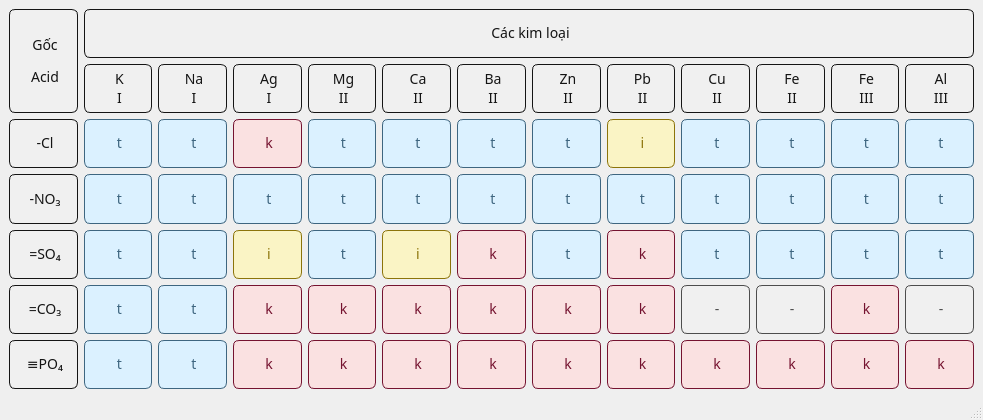
<?xml version="1.0" encoding="UTF-8"?>
<ui version="4.0">
 <class>MainWindow</class>
 <widget class="QMainWindow" name="MainWindow">
  <property name="geometry">
   <rect>
    <x>0</x>
    <y>0</y>
    <width>983</width>
    <height>420</height>
   </rect>
  </property>
  <property name="windowTitle">
   <string>Solubility Chart</string>
  </property>
  <widget class="QWidget" name="centralwidget">
   <property name="styleSheet">
    <string notr="true">font-family:montserrat;
font-size:14px;
color:#751330</string>
   </property>
   <layout class="QGridLayout" name="gridLayout">
    <item row="3" column="5">
     <widget class="QLabel" name="CaNO3_2">
      <property name="styleSheet">
       <string notr="true">border: 1px solid #3e6680;
color:#3e6680;
border-radius: 6px;
background-color: #dbf1ff;</string>
      </property>
      <property name="text">
       <string>&lt;html&gt;&lt;head/&gt;&lt;body&gt;&lt;p align=&quot;center&quot;&gt;t&lt;/p&gt;&lt;/body&gt;&lt;/html&gt;</string>
      </property>
     </widget>
    </item>
    <item row="3" column="3">
     <widget class="QLabel" name="AgNO3">
      <property name="styleSheet">
       <string notr="true">border: 1px solid #3e6680;
color:#3e6680;
border-radius: 6px;
background-color: #dbf1ff;</string>
      </property>
      <property name="text">
       <string>&lt;html&gt;&lt;head/&gt;&lt;body&gt;&lt;p align=&quot;center&quot;&gt;t&lt;/p&gt;&lt;/body&gt;&lt;/html&gt;</string>
      </property>
     </widget>
    </item>
    <item row="3" column="6">
     <widget class="QLabel" name="BaNO3_2">
      <property name="styleSheet">
       <string notr="true">border: 1px solid #3e6680;
color:#3e6680;
border-radius: 6px;
background-color: #dbf1ff;</string>
      </property>
      <property name="text">
       <string>&lt;html&gt;&lt;head/&gt;&lt;body&gt;&lt;p align=&quot;center&quot;&gt;t&lt;/p&gt;&lt;/body&gt;&lt;/html&gt;</string>
      </property>
     </widget>
    </item>
    <item row="3" column="7">
     <widget class="QLabel" name="ZnNO3_2">
      <property name="styleSheet">
       <string notr="true">border: 1px solid #3e6680;
color:#3e6680;
border-radius: 6px;
background-color: #dbf1ff;</string>
      </property>
      <property name="text">
       <string>&lt;html&gt;&lt;head/&gt;&lt;body&gt;&lt;p align=&quot;center&quot;&gt;t&lt;/p&gt;&lt;/body&gt;&lt;/html&gt;</string>
      </property>
     </widget>
    </item>
    <item row="3" column="9">
     <widget class="QLabel" name="CuNO3_2">
      <property name="styleSheet">
       <string notr="true">border: 1px solid #3e6680;
color:#3e6680;
border-radius: 6px;
background-color: #dbf1ff;</string>
      </property>
      <property name="text">
       <string>&lt;html&gt;&lt;head/&gt;&lt;body&gt;&lt;p align=&quot;center&quot;&gt;t&lt;/p&gt;&lt;/body&gt;&lt;/html&gt;</string>
      </property>
     </widget>
    </item>
    <item row="3" column="8">
     <widget class="QLabel" name="PbNO3_2">
      <property name="styleSheet">
       <string notr="true">border: 1px solid #3e6680;
color:#3e6680;
border-radius: 6px;
background-color: #dbf1ff;</string>
      </property>
      <property name="text">
       <string>&lt;html&gt;&lt;head/&gt;&lt;body&gt;&lt;p align=&quot;center&quot;&gt;t&lt;/p&gt;&lt;/body&gt;&lt;/html&gt;</string>
      </property>
     </widget>
    </item>
    <item row="3" column="11">
     <widget class="QLabel" name="FeNO3_3">
      <property name="styleSheet">
       <string notr="true">border: 1px solid #3e6680;
color:#3e6680;
border-radius: 6px;
background-color: #dbf1ff;</string>
      </property>
      <property name="text">
       <string>&lt;html&gt;&lt;head/&gt;&lt;body&gt;&lt;p align=&quot;center&quot;&gt;t&lt;/p&gt;&lt;/body&gt;&lt;/html&gt;</string>
      </property>
     </widget>
    </item>
    <item row="3" column="10">
     <widget class="QLabel" name="FeNO3_2">
      <property name="styleSheet">
       <string notr="true">border: 1px solid #3e6680;
color:#3e6680;
border-radius: 6px;
background-color: #dbf1ff;</string>
      </property>
      <property name="text">
       <string>&lt;html&gt;&lt;head/&gt;&lt;body&gt;&lt;p align=&quot;center&quot;&gt;t&lt;/p&gt;&lt;/body&gt;&lt;/html&gt;</string>
      </property>
     </widget>
    </item>
    <item row="2" column="5">
     <widget class="QLabel" name="CaCl2">
      <property name="styleSheet">
       <string notr="true">border: 1px solid #3e6680;
color:#3e6680;
border-radius: 6px;
background-color: #dbf1ff;</string>
      </property>
      <property name="text">
       <string>&lt;html&gt;&lt;head/&gt;&lt;body&gt;&lt;p align=&quot;center&quot;&gt;t&lt;/p&gt;&lt;/body&gt;&lt;/html&gt;</string>
      </property>
     </widget>
    </item>
    <item row="2" column="7">
     <widget class="QLabel" name="ZnCl2">
      <property name="styleSheet">
       <string notr="true">border: 1px solid #3e6680;
color:#3e6680;
border-radius: 6px;
background-color: #dbf1ff;</string>
      </property>
      <property name="text">
       <string>&lt;html&gt;&lt;head/&gt;&lt;body&gt;&lt;p align=&quot;center&quot;&gt;t&lt;/p&gt;&lt;/body&gt;&lt;/html&gt;</string>
      </property>
     </widget>
    </item>
    <item row="2" column="6">
     <widget class="QLabel" name="BaCl2">
      <property name="styleSheet">
       <string notr="true">border: 1px solid #3e6680;
color:#3e6680;
border-radius: 6px;
background-color: #dbf1ff;</string>
      </property>
      <property name="text">
       <string>&lt;html&gt;&lt;head/&gt;&lt;body&gt;&lt;p align=&quot;center&quot;&gt;t&lt;/p&gt;&lt;/body&gt;&lt;/html&gt;</string>
      </property>
     </widget>
    </item>
    <item row="2" column="0">
     <widget class="QLabel" name="label_Cl">
      <property name="styleSheet">
       <string notr="true">border: 1px solid #141414;
color: #141414;
border-radius: 6px;
background-color: #f0f0f0;</string>
      </property>
      <property name="text">
       <string>&lt;html&gt;&lt;head/&gt;&lt;body&gt;&lt;p align=&quot;center&quot;&gt;-Cl&lt;/p&gt;&lt;/body&gt;&lt;/html&gt;</string>
      </property>
     </widget>
    </item>
    <item row="2" column="1">
     <widget class="QLabel" name="KCl">
      <property name="styleSheet">
       <string notr="true">border: 1px solid #3e6680;
color:#3e6680;
border-radius: 6px;
background-color: #dbf1ff;</string>
      </property>
      <property name="text">
       <string>&lt;html&gt;&lt;head/&gt;&lt;body&gt;&lt;p align=&quot;center&quot;&gt;t&lt;/p&gt;&lt;/body&gt;&lt;/html&gt;</string>
      </property>
     </widget>
    </item>
    <item row="2" column="2">
     <widget class="QLabel" name="NaCl">
      <property name="styleSheet">
       <string notr="true">border: 1px solid #3e6680;
color:#3e6680;
border-radius: 6px;
background-color: #dbf1ff;</string>
      </property>
      <property name="text">
       <string>&lt;html&gt;&lt;head/&gt;&lt;body&gt;&lt;p align=&quot;center&quot;&gt;t&lt;/p&gt;&lt;/body&gt;&lt;/html&gt;</string>
      </property>
     </widget>
    </item>
    <item row="2" column="4">
     <widget class="QLabel" name="MgCl2">
      <property name="styleSheet">
       <string notr="true">border: 1px solid #3e6680;
color:#3e6680;
border-radius: 6px;
background-color: #dbf1ff;</string>
      </property>
      <property name="text">
       <string>&lt;html&gt;&lt;head/&gt;&lt;body&gt;&lt;p align=&quot;center&quot;&gt;t&lt;/p&gt;&lt;/body&gt;&lt;/html&gt;</string>
      </property>
     </widget>
    </item>
    <item row="5" column="1">
     <widget class="QLabel" name="K2CO3">
      <property name="styleSheet">
       <string notr="true">border: 1px solid #3e6680;
color:#3e6680;
border-radius: 6px;
background-color: #dbf1ff;</string>
      </property>
      <property name="text">
       <string>&lt;html&gt;&lt;head/&gt;&lt;body&gt;&lt;p align=&quot;center&quot;&gt;t&lt;/p&gt;&lt;/body&gt;&lt;/html&gt;</string>
      </property>
     </widget>
    </item>
    <item row="5" column="0">
     <widget class="QLabel" name="label_CO3">
      <property name="styleSheet">
       <string notr="true">border: 1px solid #141414;
color: #141414;
border-radius: 6px;
background-color: #f0f0f0;</string>
      </property>
      <property name="text">
       <string>&lt;html&gt;&lt;head/&gt;&lt;body&gt;&lt;p align=&quot;center&quot;&gt;=CO₃&lt;/p&gt;&lt;/body&gt;&lt;/html&gt;</string>
      </property>
     </widget>
    </item>
    <item row="2" column="3">
     <widget class="QLabel" name="AgCl">
      <property name="styleSheet">
       <string notr="true">border: 1px solid #751330;
border-radius: 6px;
background-color: #fae1e1;</string>
      </property>
      <property name="text">
       <string>&lt;html&gt;&lt;head/&gt;&lt;body&gt;&lt;p align=&quot;center&quot;&gt;k&lt;/p&gt;&lt;/body&gt;&lt;/html&gt;</string>
      </property>
     </widget>
    </item>
    <item row="5" column="2">
     <widget class="QLabel" name="Na2CO3">
      <property name="styleSheet">
       <string notr="true">border: 1px solid #3e6680;
color:#3e6680;
border-radius: 6px;
background-color: #dbf1ff;</string>
      </property>
      <property name="text">
       <string>&lt;html&gt;&lt;head/&gt;&lt;body&gt;&lt;p align=&quot;center&quot;&gt;t&lt;/p&gt;&lt;/body&gt;&lt;/html&gt;</string>
      </property>
     </widget>
    </item>
    <item row="2" column="9">
     <widget class="QLabel" name="CuCl2">
      <property name="styleSheet">
       <string notr="true">border: 1px solid #3e6680;
color:#3e6680;
border-radius: 6px;
background-color: #dbf1ff;</string>
      </property>
      <property name="text">
       <string>&lt;html&gt;&lt;head/&gt;&lt;body&gt;&lt;p align=&quot;center&quot;&gt;t&lt;/p&gt;&lt;/body&gt;&lt;/html&gt;</string>
      </property>
     </widget>
    </item>
    <item row="2" column="8">
     <widget class="QLabel" name="PbCl2">
      <property name="styleSheet">
       <string notr="true">border: 1px solid #8c740a;
color: #8c740a;
border-radius: 6px;
background-color: #faf4c5;</string>
      </property>
      <property name="text">
       <string>&lt;html&gt;&lt;head/&gt;&lt;body&gt;&lt;p align=&quot;center&quot;&gt;i&lt;/p&gt;&lt;/body&gt;&lt;/html&gt;</string>
      </property>
     </widget>
    </item>
    <item row="2" column="11">
     <widget class="QLabel" name="FeCl3">
      <property name="styleSheet">
       <string notr="true">border: 1px solid #3e6680;
color:#3e6680;
border-radius: 6px;
background-color: #dbf1ff;</string>
      </property>
      <property name="text">
       <string>&lt;html&gt;&lt;head/&gt;&lt;body&gt;&lt;p align=&quot;center&quot;&gt;t&lt;/p&gt;&lt;/body&gt;&lt;/html&gt;</string>
      </property>
     </widget>
    </item>
    <item row="2" column="10">
     <widget class="QLabel" name="FeCl2">
      <property name="styleSheet">
       <string notr="true">border: 1px solid #3e6680;
color:#3e6680;
border-radius: 6px;
background-color: #dbf1ff;</string>
      </property>
      <property name="text">
       <string>&lt;html&gt;&lt;head/&gt;&lt;body&gt;&lt;p align=&quot;center&quot;&gt;t&lt;/p&gt;&lt;/body&gt;&lt;/html&gt;</string>
      </property>
     </widget>
    </item>
    <item row="3" column="1">
     <widget class="QLabel" name="KNO3">
      <property name="styleSheet">
       <string notr="true">border: 1px solid #3e6680;
color:#3e6680;
border-radius: 6px;
background-color: #dbf1ff;</string>
      </property>
      <property name="text">
       <string>&lt;html&gt;&lt;head/&gt;&lt;body&gt;&lt;p align=&quot;center&quot;&gt;t&lt;/p&gt;&lt;/body&gt;&lt;/html&gt;</string>
      </property>
     </widget>
    </item>
    <item row="3" column="0">
     <widget class="QLabel" name="label_NO3">
      <property name="styleSheet">
       <string notr="true">border: 1px solid #141414;
color: #141414;
border-radius: 6px;
background-color: #f0f0f0;</string>
      </property>
      <property name="text">
       <string>&lt;html&gt;&lt;head/&gt;&lt;body&gt;&lt;p align=&quot;center&quot;&gt;-NO₃&lt;/p&gt;&lt;/body&gt;&lt;/html&gt;</string>
      </property>
     </widget>
    </item>
    <item row="2" column="12">
     <widget class="QLabel" name="AlCl3">
      <property name="styleSheet">
       <string notr="true">border: 1px solid #3e6680;
color:#3e6680;
border-radius: 6px;
background-color: #dbf1ff;</string>
      </property>
      <property name="text">
       <string>&lt;html&gt;&lt;head/&gt;&lt;body&gt;&lt;p align=&quot;center&quot;&gt;t&lt;/p&gt;&lt;/body&gt;&lt;/html&gt;</string>
      </property>
     </widget>
    </item>
    <item row="3" column="2">
     <widget class="QLabel" name="NaNO3">
      <property name="styleSheet">
       <string notr="true">border: 1px solid #3e6680;
color:#3e6680;
border-radius: 6px;
background-color: #dbf1ff;</string>
      </property>
      <property name="text">
       <string>&lt;html&gt;&lt;head/&gt;&lt;body&gt;&lt;p align=&quot;center&quot;&gt;t&lt;/p&gt;&lt;/body&gt;&lt;/html&gt;</string>
      </property>
     </widget>
    </item>
    <item row="6" column="5">
     <widget class="QLabel" name="Ca3PO4_2">
      <property name="styleSheet">
       <string notr="true">border: 1px solid #751330;
border-radius: 6px;
background-color: #fae1e1;</string>
      </property>
      <property name="text">
       <string>&lt;html&gt;&lt;head/&gt;&lt;body&gt;&lt;p align=&quot;center&quot;&gt;k&lt;/p&gt;&lt;/body&gt;&lt;/html&gt;</string>
      </property>
     </widget>
    </item>
    <item row="6" column="7">
     <widget class="QLabel" name="Zn3PO4_2">
      <property name="styleSheet">
       <string notr="true">border: 1px solid #751330;
border-radius: 6px;
background-color: #fae1e1;</string>
      </property>
      <property name="text">
       <string>&lt;html&gt;&lt;head/&gt;&lt;body&gt;&lt;p align=&quot;center&quot;&gt;k&lt;/p&gt;&lt;/body&gt;&lt;/html&gt;</string>
      </property>
     </widget>
    </item>
    <item row="6" column="6">
     <widget class="QLabel" name="Ba3PO4_2">
      <property name="styleSheet">
       <string notr="true">border: 1px solid #751330;
border-radius: 6px;
background-color: #fae1e1;</string>
      </property>
      <property name="text">
       <string>&lt;html&gt;&lt;head/&gt;&lt;body&gt;&lt;p align=&quot;center&quot;&gt;k&lt;/p&gt;&lt;/body&gt;&lt;/html&gt;</string>
      </property>
     </widget>
    </item>
    <item row="6" column="9">
     <widget class="QLabel" name="Cu3PO4_2">
      <property name="styleSheet">
       <string notr="true">border: 1px solid #751330;
border-radius: 6px;
background-color: #fae1e1;</string>
      </property>
      <property name="text">
       <string>&lt;html&gt;&lt;head/&gt;&lt;body&gt;&lt;p align=&quot;center&quot;&gt;k&lt;/p&gt;&lt;/body&gt;&lt;/html&gt;</string>
      </property>
     </widget>
    </item>
    <item row="4" column="2">
     <widget class="QLabel" name="Na2SO4">
      <property name="styleSheet">
       <string notr="true">border: 1px solid #3e6680;
color:#3e6680;
border-radius: 6px;
background-color: #dbf1ff;</string>
      </property>
      <property name="text">
       <string>&lt;html&gt;&lt;head/&gt;&lt;body&gt;&lt;p align=&quot;center&quot;&gt;t&lt;/p&gt;&lt;/body&gt;&lt;/html&gt;</string>
      </property>
     </widget>
    </item>
    <item row="3" column="12">
     <widget class="QLabel" name="AlNO3_3">
      <property name="styleSheet">
       <string notr="true">border: 1px solid #3e6680;
color:#3e6680;
border-radius: 6px;
background-color: #dbf1ff;</string>
      </property>
      <property name="text">
       <string>&lt;html&gt;&lt;head/&gt;&lt;body&gt;&lt;p align=&quot;center&quot;&gt;t&lt;/p&gt;&lt;/body&gt;&lt;/html&gt;</string>
      </property>
     </widget>
    </item>
    <item row="4" column="0">
     <widget class="QLabel" name="label_SO4">
      <property name="styleSheet">
       <string notr="true">border: 1px solid #141414;
color: #141414;
border-radius: 6px;
background-color: #f0f0f0;</string>
      </property>
      <property name="text">
       <string>&lt;html&gt;&lt;head/&gt;&lt;body&gt;&lt;p align=&quot;center&quot;&gt;=SO₄&lt;/p&gt;&lt;/body&gt;&lt;/html&gt;</string>
      </property>
     </widget>
    </item>
    <item row="4" column="4">
     <widget class="QLabel" name="MgSO4">
      <property name="styleSheet">
       <string notr="true">border: 1px solid #3e6680;
color:#3e6680;
border-radius: 6px;
background-color: #dbf1ff;</string>
      </property>
      <property name="text">
       <string>&lt;html&gt;&lt;head/&gt;&lt;body&gt;&lt;p align=&quot;center&quot;&gt;t&lt;/p&gt;&lt;/body&gt;&lt;/html&gt;</string>
      </property>
     </widget>
    </item>
    <item row="4" column="1">
     <widget class="QLabel" name="K2SO4">
      <property name="styleSheet">
       <string notr="true">border: 1px solid #3e6680;
color:#3e6680;
border-radius: 6px;
background-color: #dbf1ff;</string>
      </property>
      <property name="text">
       <string>&lt;html&gt;&lt;head/&gt;&lt;body&gt;&lt;p align=&quot;center&quot;&gt;t&lt;/p&gt;&lt;/body&gt;&lt;/html&gt;</string>
      </property>
     </widget>
    </item>
    <item row="4" column="5">
     <widget class="QLabel" name="CaSO4">
      <property name="styleSheet">
       <string notr="true">border: 1px solid #8c740a;
color: #8c740a;
border-radius: 6px;
background-color: #faf4c5;</string>
      </property>
      <property name="text">
       <string>&lt;html&gt;&lt;head/&gt;&lt;body&gt;&lt;p align=&quot;center&quot;&gt;i&lt;/p&gt;&lt;/body&gt;&lt;/html&gt;</string>
      </property>
     </widget>
    </item>
    <item row="4" column="6">
     <widget class="QLabel" name="BaSO4">
      <property name="styleSheet">
       <string notr="true">border: 1px solid #751330;
border-radius: 6px;
background-color: #fae1e1;</string>
      </property>
      <property name="text">
       <string>&lt;html&gt;&lt;head/&gt;&lt;body&gt;&lt;p align=&quot;center&quot;&gt;k&lt;/p&gt;&lt;/body&gt;&lt;/html&gt;</string>
      </property>
     </widget>
    </item>
    <item row="4" column="3">
     <widget class="QLabel" name="Ag2SO4">
      <property name="styleSheet">
       <string notr="true">border: 1px solid #8c740a;
color: #8c740a;
border-radius: 6px;
background-color: #faf4c5;</string>
      </property>
      <property name="text">
       <string>&lt;html&gt;&lt;head/&gt;&lt;body&gt;&lt;p align=&quot;center&quot;&gt;i&lt;/p&gt;&lt;/body&gt;&lt;/html&gt;</string>
      </property>
     </widget>
    </item>
    <item row="4" column="7">
     <widget class="QLabel" name="ZnSO4">
      <property name="styleSheet">
       <string notr="true">border: 1px solid #3e6680;
color:#3e6680;
border-radius: 6px;
background-color: #dbf1ff;
</string>
      </property>
      <property name="text">
       <string>&lt;html&gt;&lt;head/&gt;&lt;body&gt;&lt;p align=&quot;center&quot;&gt;t&lt;/p&gt;&lt;/body&gt;&lt;/html&gt;</string>
      </property>
     </widget>
    </item>
    <item row="4" column="8">
     <widget class="QLabel" name="PbSO4">
      <property name="styleSheet">
       <string notr="true">border: 1px solid #751330;
border-radius: 6px;
background-color: #fae1e1;</string>
      </property>
      <property name="text">
       <string>&lt;html&gt;&lt;head/&gt;&lt;body&gt;&lt;p align=&quot;center&quot;&gt;k&lt;/p&gt;&lt;/body&gt;&lt;/html&gt;</string>
      </property>
     </widget>
    </item>
    <item row="4" column="11">
     <widget class="QLabel" name="Fe2SO4_3">
      <property name="styleSheet">
       <string notr="true">border: 1px solid #3e6680;
color:#3e6680;
border-radius: 6px;
background-color: #dbf1ff;</string>
      </property>
      <property name="text">
       <string>&lt;html&gt;&lt;head/&gt;&lt;body&gt;&lt;p align=&quot;center&quot;&gt;t&lt;/p&gt;&lt;/body&gt;&lt;/html&gt;</string>
      </property>
     </widget>
    </item>
    <item row="4" column="9">
     <widget class="QLabel" name="CuSO4">
      <property name="styleSheet">
       <string notr="true">border: 1px solid #3e6680;
color:#3e6680;
border-radius: 6px;
background-color: #dbf1ff;</string>
      </property>
      <property name="text">
       <string>&lt;html&gt;&lt;head/&gt;&lt;body&gt;&lt;p align=&quot;center&quot;&gt;t&lt;/p&gt;&lt;/body&gt;&lt;/html&gt;</string>
      </property>
     </widget>
    </item>
    <item row="4" column="12">
     <widget class="QLabel" name="Al2SO4_3">
      <property name="styleSheet">
       <string notr="true">border: 1px solid #3e6680;
color:#3e6680;
border-radius: 6px;
background-color: #dbf1ff;</string>
      </property>
      <property name="text">
       <string>&lt;html&gt;&lt;head/&gt;&lt;body&gt;&lt;p align=&quot;center&quot;&gt;t&lt;/p&gt;&lt;/body&gt;&lt;/html&gt;</string>
      </property>
     </widget>
    </item>
    <item row="5" column="4">
     <widget class="QLabel" name="MgCO3">
      <property name="styleSheet">
       <string notr="true">border: 1px solid #751330;
border-radius: 6px;
background-color: #fae1e1;</string>
      </property>
      <property name="text">
       <string>&lt;html&gt;&lt;head/&gt;&lt;body&gt;&lt;p align=&quot;center&quot;&gt;k&lt;/p&gt;&lt;/body&gt;&lt;/html&gt;</string>
      </property>
     </widget>
    </item>
    <item row="5" column="3">
     <widget class="QLabel" name="Ag2CO3">
      <property name="styleSheet">
       <string notr="true">border: 1px solid #751330;
border-radius: 6px;
background-color: #fae1e1;</string>
      </property>
      <property name="text">
       <string>&lt;html&gt;&lt;head/&gt;&lt;body&gt;&lt;p align=&quot;center&quot;&gt;k&lt;/p&gt;&lt;/body&gt;&lt;/html&gt;</string>
      </property>
     </widget>
    </item>
    <item row="5" column="6">
     <widget class="QLabel" name="BaCO3">
      <property name="styleSheet">
       <string notr="true">border: 1px solid #751330;
border-radius: 6px;
background-color: #fae1e1;</string>
      </property>
      <property name="text">
       <string>&lt;html&gt;&lt;head/&gt;&lt;body&gt;&lt;p align=&quot;center&quot;&gt;k&lt;/p&gt;&lt;/body&gt;&lt;/html&gt;</string>
      </property>
     </widget>
    </item>
    <item row="5" column="5">
     <widget class="QLabel" name="CaCO3">
      <property name="styleSheet">
       <string notr="true">border: 1px solid #751330;
border-radius: 6px;
background-color: #fae1e1;</string>
      </property>
      <property name="text">
       <string>&lt;html&gt;&lt;head/&gt;&lt;body&gt;&lt;p align=&quot;center&quot;&gt;k&lt;/p&gt;&lt;/body&gt;&lt;/html&gt;</string>
      </property>
     </widget>
    </item>
    <item row="5" column="7">
     <widget class="QLabel" name="ZnCO3">
      <property name="styleSheet">
       <string notr="true">border: 1px solid #751330;
border-radius: 6px;
background-color: #fae1e1;</string>
      </property>
      <property name="text">
       <string>&lt;html&gt;&lt;head/&gt;&lt;body&gt;&lt;p align=&quot;center&quot;&gt;k&lt;/p&gt;&lt;/body&gt;&lt;/html&gt;</string>
      </property>
     </widget>
    </item>
    <item row="5" column="8">
     <widget class="QLabel" name="PbCO3">
      <property name="styleSheet">
       <string notr="true">border: 1px solid #751330;
border-radius: 6px;
background-color: #fae1e1;</string>
      </property>
      <property name="text">
       <string>&lt;html&gt;&lt;head/&gt;&lt;body&gt;&lt;p align=&quot;center&quot;&gt;k&lt;/p&gt;&lt;/body&gt;&lt;/html&gt;</string>
      </property>
     </widget>
    </item>
    <item row="5" column="10">
     <widget class="QLabel" name="FeCO3">
      <property name="styleSheet">
       <string notr="true">border: 1px solid #4d4d4d;
color: #4d4d4d;
border-radius: 6px;
background-color: #f0f0f0;</string>
      </property>
      <property name="text">
       <string>&lt;html&gt;&lt;head/&gt;&lt;body&gt;&lt;p align=&quot;center&quot;&gt;-&lt;/p&gt;&lt;/body&gt;&lt;/html&gt;</string>
      </property>
     </widget>
    </item>
    <item row="5" column="9">
     <widget class="QLabel" name="CuCO3">
      <property name="styleSheet">
       <string notr="true">border: 1px solid #4d4d4d;
color: #4d4d4d;
border-radius: 6px;
background-color: #f0f0f0;</string>
      </property>
      <property name="text">
       <string>&lt;html&gt;&lt;head/&gt;&lt;body&gt;&lt;p align=&quot;center&quot;&gt;-&lt;/p&gt;&lt;/body&gt;&lt;/html&gt;</string>
      </property>
     </widget>
    </item>
    <item row="5" column="11">
     <widget class="QLabel" name="Fe2CO3_3">
      <property name="styleSheet">
       <string notr="true">border: 1px solid #751330;
border-radius: 6px;
background-color: #fae1e1;</string>
      </property>
      <property name="text">
       <string>&lt;html&gt;&lt;head/&gt;&lt;body&gt;&lt;p align=&quot;center&quot;&gt;k&lt;/p&gt;&lt;/body&gt;&lt;/html&gt;</string>
      </property>
     </widget>
    </item>
    <item row="5" column="12">
     <widget class="QLabel" name="Al2CO3_3">
      <property name="styleSheet">
       <string notr="true">border: 1px solid #4d4d4d;
color: #4d4d4d;
border-radius: 6px;
background-color: #f0f0f0;</string>
      </property>
      <property name="text">
       <string>&lt;html&gt;&lt;head/&gt;&lt;body&gt;&lt;p align=&quot;center&quot;&gt;-&lt;/p&gt;&lt;/body&gt;&lt;/html&gt;</string>
      </property>
     </widget>
    </item>
    <item row="6" column="0">
     <widget class="QLabel" name="label_PO4">
      <property name="styleSheet">
       <string notr="true">border: 1px solid #141414;
color: #141414;
border-radius: 6px;
background-color: #f0f0f0;</string>
      </property>
      <property name="text">
       <string>&lt;html&gt;&lt;head/&gt;&lt;body&gt;&lt;p align=&quot;center&quot;&gt;≡PO₄&lt;/p&gt;&lt;/body&gt;&lt;/html&gt;</string>
      </property>
     </widget>
    </item>
    <item row="6" column="3">
     <widget class="QLabel" name="Ag3PO4">
      <property name="styleSheet">
       <string notr="true">border: 1px solid #751330;
border-radius: 6px;
background-color: #fae1e1;</string>
      </property>
      <property name="text">
       <string>&lt;html&gt;&lt;head/&gt;&lt;body&gt;&lt;p align=&quot;center&quot;&gt;k&lt;/p&gt;&lt;/body&gt;&lt;/html&gt;</string>
      </property>
     </widget>
    </item>
    <item row="6" column="1">
     <widget class="QLabel" name="K3PO4">
      <property name="styleSheet">
       <string notr="true">border: 1px solid #3e6680;
color:#3e6680;
border-radius: 6px;
background-color: #dbf1ff;</string>
      </property>
      <property name="text">
       <string>&lt;html&gt;&lt;head/&gt;&lt;body&gt;&lt;p align=&quot;center&quot;&gt;t&lt;/p&gt;&lt;/body&gt;&lt;/html&gt;</string>
      </property>
     </widget>
    </item>
    <item row="6" column="4">
     <widget class="QLabel" name="Mg3PO4_2">
      <property name="styleSheet">
       <string notr="true">border: 1px solid #751330;
border-radius: 6px;
background-color: #fae1e1;</string>
      </property>
      <property name="text">
       <string>&lt;html&gt;&lt;head/&gt;&lt;body&gt;&lt;p align=&quot;center&quot;&gt;k&lt;/p&gt;&lt;/body&gt;&lt;/html&gt;</string>
      </property>
     </widget>
    </item>
    <item row="6" column="2">
     <widget class="QLabel" name="Na3PO4">
      <property name="styleSheet">
       <string notr="true">border: 1px solid #3e6680;
color:#3e6680;
border-radius: 6px;
background-color: #dbf1ff;</string>
      </property>
      <property name="text">
       <string>&lt;html&gt;&lt;head/&gt;&lt;body&gt;&lt;p align=&quot;center&quot;&gt;t&lt;/p&gt;&lt;/body&gt;&lt;/html&gt;</string>
      </property>
     </widget>
    </item>
    <item row="6" column="8">
     <widget class="QLabel" name="Pb3PO4_2">
      <property name="styleSheet">
       <string notr="true">border: 1px solid #751330;
border-radius: 6px;
background-color: #fae1e1;</string>
      </property>
      <property name="text">
       <string>&lt;html&gt;&lt;head/&gt;&lt;body&gt;&lt;p align=&quot;center&quot;&gt;k&lt;/p&gt;&lt;/body&gt;&lt;/html&gt;</string>
      </property>
     </widget>
    </item>
    <item row="6" column="11">
     <widget class="QLabel" name="FePO4">
      <property name="styleSheet">
       <string notr="true">border: 1px solid #751330;
border-radius: 6px;
background-color: #fae1e1;</string>
      </property>
      <property name="text">
       <string>&lt;html&gt;&lt;head/&gt;&lt;body&gt;&lt;p align=&quot;center&quot;&gt;k&lt;/p&gt;&lt;/body&gt;&lt;/html&gt;</string>
      </property>
     </widget>
    </item>
    <item row="6" column="12">
     <widget class="QLabel" name="AlPO4">
      <property name="styleSheet">
       <string notr="true">border: 1px solid #751330;
border-radius: 6px;
background-color: #fae1e1;</string>
      </property>
      <property name="text">
       <string>&lt;html&gt;&lt;head/&gt;&lt;body&gt;&lt;p align=&quot;center&quot;&gt;k&lt;/p&gt;&lt;/body&gt;&lt;/html&gt;</string>
      </property>
     </widget>
    </item>
    <item row="1" column="1">
     <widget class="QLabel" name="label_K">
      <property name="styleSheet">
       <string notr="true">border: 1px solid #141414;
color: #141414;
border-radius: 6px;
background-color: #f0f0f0;</string>
      </property>
      <property name="text">
       <string>&lt;html&gt;&lt;head/&gt;&lt;body&gt;&lt;p align=&quot;center&quot;&gt;K&lt;br/&gt;I&lt;/p&gt;&lt;/body&gt;&lt;/html&gt;</string>
      </property>
     </widget>
    </item>
    <item row="1" column="2">
     <widget class="QLabel" name="label_Na">
      <property name="styleSheet">
       <string notr="true">border: 1px solid #141414;
color: #141414;
border-radius: 6px;
background-color: #f0f0f0;</string>
      </property>
      <property name="text">
       <string>&lt;html&gt;&lt;head/&gt;&lt;body&gt;&lt;p align=&quot;center&quot;&gt;Na&lt;br/&gt;I&lt;/p&gt;&lt;/body&gt;&lt;/html&gt;</string>
      </property>
     </widget>
    </item>
    <item row="0" column="0" rowspan="2">
     <widget class="QLabel" name="label_corner">
      <property name="styleSheet">
       <string notr="true">border: 1px solid #141414;
color: #141414;
border-radius: 6px;
background-color: #f0f0f0;</string>
      </property>
      <property name="text">
       <string>&lt;html&gt;&lt;head/&gt;&lt;body&gt;&lt;p align=&quot;center&quot;&gt;Gốc&lt;/p&gt;&lt;p align=&quot;center&quot;&gt;Acid&lt;/p&gt;&lt;/body&gt;&lt;/html&gt;</string>
      </property>
     </widget>
    </item>
    <item row="1" column="4">
     <widget class="QLabel" name="label_Mg">
      <property name="styleSheet">
       <string notr="true">border: 1px solid #141414;
color: #141414;
border-radius: 6px;
background-color: #f0f0f0;</string>
      </property>
      <property name="text">
       <string>&lt;html&gt;&lt;head/&gt;&lt;body&gt;&lt;p align=&quot;center&quot;&gt;Mg&lt;br/&gt;II&lt;/p&gt;&lt;/body&gt;&lt;/html&gt;</string>
      </property>
     </widget>
    </item>
    <item row="1" column="3">
     <widget class="QLabel" name="label_Ag">
      <property name="styleSheet">
       <string notr="true">border: 1px solid #141414;
color: #141414;
border-radius: 6px;
background-color: #f0f0f0;</string>
      </property>
      <property name="text">
       <string>&lt;html&gt;&lt;head/&gt;&lt;body&gt;&lt;p align=&quot;center&quot;&gt;Ag&lt;br/&gt;I&lt;/p&gt;&lt;/body&gt;&lt;/html&gt;</string>
      </property>
     </widget>
    </item>
    <item row="1" column="5">
     <widget class="QLabel" name="label_Ca">
      <property name="styleSheet">
       <string notr="true">border: 1px solid #141414;
color: #141414;
border-radius: 6px;
background-color: #f0f0f0;</string>
      </property>
      <property name="text">
       <string>&lt;html&gt;&lt;head/&gt;&lt;body&gt;&lt;p align=&quot;center&quot;&gt;Ca&lt;br/&gt;II&lt;/p&gt;&lt;/body&gt;&lt;/html&gt;</string>
      </property>
     </widget>
    </item>
    <item row="1" column="6">
     <widget class="QLabel" name="label_Ba">
      <property name="styleSheet">
       <string notr="true">border: 1px solid #141414;
color: #141414;
border-radius: 6px;
background-color: #f0f0f0;</string>
      </property>
      <property name="text">
       <string>&lt;html&gt;&lt;head/&gt;&lt;body&gt;&lt;p align=&quot;center&quot;&gt;Ba&lt;br/&gt;II&lt;/p&gt;&lt;/body&gt;&lt;/html&gt;</string>
      </property>
     </widget>
    </item>
    <item row="1" column="9">
     <widget class="QLabel" name="label_Cu">
      <property name="styleSheet">
       <string notr="true">border: 1px solid #141414;
color: #141414;
border-radius: 6px;
background-color: #f0f0f0;</string>
      </property>
      <property name="text">
       <string>&lt;html&gt;&lt;head/&gt;&lt;body&gt;&lt;p align=&quot;center&quot;&gt;Cu&lt;br/&gt;II&lt;/p&gt;&lt;/body&gt;&lt;/html&gt;</string>
      </property>
     </widget>
    </item>
    <item row="1" column="11">
     <widget class="QLabel" name="label_Fe3">
      <property name="styleSheet">
       <string notr="true">border: 1px solid #141414;
color: #141414;
border-radius: 6px;
background-color: #f0f0f0;</string>
      </property>
      <property name="text">
       <string>&lt;html&gt;&lt;head/&gt;&lt;body&gt;&lt;p align=&quot;center&quot;&gt;Fe&lt;br/&gt;III&lt;/p&gt;&lt;/body&gt;&lt;/html&gt;</string>
      </property>
     </widget>
    </item>
    <item row="1" column="8">
     <widget class="QLabel" name="label_Pb">
      <property name="styleSheet">
       <string notr="true">border: 1px solid #141414;
color: #141414;
border-radius: 6px;
background-color: #f0f0f0;</string>
      </property>
      <property name="text">
       <string>&lt;html&gt;&lt;head/&gt;&lt;body&gt;&lt;p align=&quot;center&quot;&gt;Pb&lt;br/&gt;II&lt;/p&gt;&lt;/body&gt;&lt;/html&gt;</string>
      </property>
     </widget>
    </item>
    <item row="1" column="7">
     <widget class="QLabel" name="label_Zn">
      <property name="styleSheet">
       <string notr="true">border: 1px solid #141414;
color: #141414;
border-radius: 6px;
background-color: #f0f0f0;</string>
      </property>
      <property name="text">
       <string>&lt;html&gt;&lt;head/&gt;&lt;body&gt;&lt;p align=&quot;center&quot;&gt;Zn&lt;br/&gt;II&lt;/p&gt;&lt;/body&gt;&lt;/html&gt;</string>
      </property>
     </widget>
    </item>
    <item row="1" column="10">
     <widget class="QLabel" name="label_Fe2">
      <property name="styleSheet">
       <string notr="true">border: 1px solid #141414;
color: #141414;
border-radius: 6px;
background-color: #f0f0f0;</string>
      </property>
      <property name="text">
       <string>&lt;html&gt;&lt;head/&gt;&lt;body&gt;&lt;p align=&quot;center&quot;&gt;Fe&lt;br/&gt;II&lt;/p&gt;&lt;/body&gt;&lt;/html&gt;</string>
      </property>
     </widget>
    </item>
    <item row="1" column="12">
     <widget class="QLabel" name="label_Al">
      <property name="styleSheet">
       <string notr="true">border: 1px solid #141414;
color: #141414;
border-radius: 6px;
background-color: #f0f0f0;</string>
      </property>
      <property name="text">
       <string>&lt;html&gt;&lt;head/&gt;&lt;body&gt;&lt;p align=&quot;center&quot;&gt;Al&lt;br/&gt;III&lt;/p&gt;&lt;/body&gt;&lt;/html&gt;</string>
      </property>
     </widget>
    </item>
    <item row="0" column="1" colspan="12">
     <widget class="QLabel" name="label">
      <property name="styleSheet">
       <string notr="true">border: 1px solid #141414;
color: #141414;
border-radius: 6px;
background-color: #f0f0f0;</string>
      </property>
      <property name="text">
       <string>&lt;html&gt;&lt;head/&gt;&lt;body&gt;&lt;p align=&quot;center&quot;&gt;Các kim loại&lt;/p&gt;&lt;/body&gt;&lt;/html&gt;</string>
      </property>
     </widget>
    </item>
    <item row="6" column="10">
     <widget class="QLabel" name="Fe3PO4_2">
      <property name="styleSheet">
       <string notr="true">border: 1px solid #751330;
border-radius: 6px;
background-color: #fae1e1;</string>
      </property>
      <property name="text">
       <string>&lt;html&gt;&lt;head/&gt;&lt;body&gt;&lt;p align=&quot;center&quot;&gt;k&lt;/p&gt;&lt;/body&gt;&lt;/html&gt;</string>
      </property>
     </widget>
    </item>
    <item row="3" column="4">
     <widget class="QLabel" name="MgNO3_2">
      <property name="styleSheet">
       <string notr="true">border: 1px solid #3e6680;
color:#3e6680;
border-radius: 6px;
background-color: #dbf1ff;</string>
      </property>
      <property name="text">
       <string>&lt;html&gt;&lt;head/&gt;&lt;body&gt;&lt;p align=&quot;center&quot;&gt;t&lt;/p&gt;&lt;/body&gt;&lt;/html&gt;</string>
      </property>
     </widget>
    </item>
    <item row="4" column="10">
     <widget class="QLabel" name="FeSO4">
      <property name="styleSheet">
       <string notr="true">border: 1px solid #3e6680;
color:#3e6680;
border-radius: 6px;
background-color: #dbf1ff;</string>
      </property>
      <property name="text">
       <string>&lt;html&gt;&lt;head/&gt;&lt;body&gt;&lt;p align=&quot;center&quot;&gt;t&lt;/p&gt;&lt;/body&gt;&lt;/html&gt;</string>
      </property>
     </widget>
    </item>
   </layout>
  </widget>
  <widget class="QMenuBar" name="menubar">
   <property name="geometry">
    <rect>
     <x>0</x>
     <y>0</y>
     <width>983</width>
     <height>18</height>
    </rect>
   </property>
  </widget>
  <widget class="QStatusBar" name="statusbar"/>
 </widget>
 <resources/>
 <connections/>
</ui>
